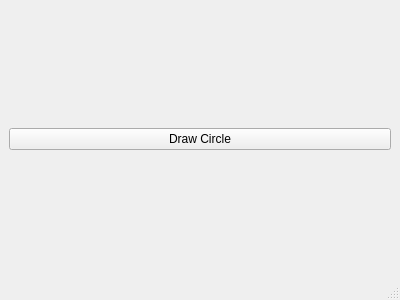
<?xml version="1.0" encoding="UTF-8"?>
<ui version="4.0">
 <class>MainWindow</class>
 <widget class="QMainWindow" name="MainWindow">
  <property name="geometry">
   <rect>
    <x>0</x>
    <y>0</y>
    <width>400</width>
    <height>300</height>
   </rect>
  </property>
  <property name="windowTitle">
   <string>Circle Generator</string>
  </property>
  <widget class="QWidget" name="centralwidget">
   <layout class="QVBoxLayout" name="verticalLayout">
    <item>
     <widget class="QPushButton" name="pushButton">
      <property name="text">
       <string>Draw Circle</string>
      </property>
     </widget>
    </item>
   </layout>
  </widget>
  <widget class="QMenuBar" name="menubar"/>
  <widget class="QStatusBar" name="statusbar"/>
 </widget>
 <resources/>
 <connections/>
</ui>
